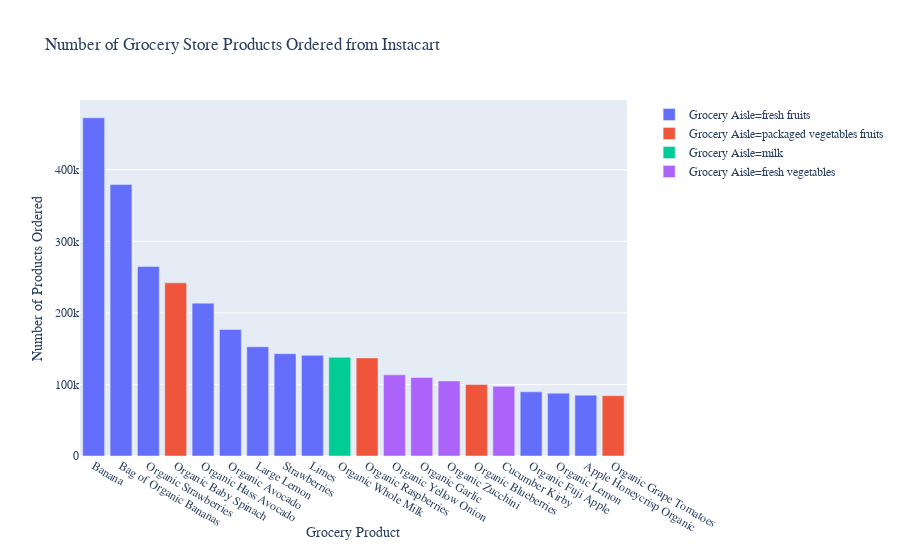

Write notebook code for a chart like this one.
### Markdown cell above
You can [stylize](https://plot.ly/python/axes/) your data visualizations in several ways including colors, fonts, sizes, spacing, text rotation, tick marks, etc.

Here, we'll change the font for the entire graph and the color of the tick mark labels:

### Code cell
# Change the font of the text
product_bar.update_layout(font = dict(family = "Rockwell"))

### Figure 1 — Plotly figure (JSON) as saved in the notebook; plotly's stock layout.template omitted (floating-point values rounded to 4 significant figures)
{"data": [{"alignmentgroup": "True", "hoverlabel": {"namelength": 0}, "hovertemplate": "<b>%{hovertext}</b><br><br>Grocery Aisle=fresh fruits<br>Grocery Product=%{x}<br>Number of Products Ordered=%{y}", "hovertext": [472565, 379450, 264683, 213584, 176815, 152657, 142951, 140627, 89632, 87746, 85020], "legendgroup": "Grocery Aisle=fresh fruits", "marker": {"color": "#636efa"}, "name": "Grocery Aisle=fresh fruits", "offsetgroup": "Grocery Aisle=fresh fruits", "orientation": "v", "showlegend": true, "textposition": "auto", "type": "bar", "x": ["Banana", "Bag of Organic Bananas", "Organic Strawberries", "Organic Hass Avocado", "Organic Avocado", "Large Lemon", "Strawberries", "Limes", "Organic Fuji Apple", "Organic Lemon", "Apple Honeycrisp Organic"], "xaxis": "x", "y": [472565, 379450, 264683, 213584, 176815, 152657, 142951, 140627, 89632, 87746, 85020], "yaxis": "y"}, {"alignmentgroup": "True", "hoverlabel": {"namelength": 0}, "hovertemplate": "<b>%{hovertext}</b><br><br>Grocery Aisle=packaged vegetables fruits<br>Grocery Product=%{x}<br>Number of Products Ordered=%{y}", "hovertext": [241921, 137057, 100060, 84255], "legendgroup": "Grocery Aisle=packaged vegetables fruits", "marker": {"color": "#EF553B"}, "name": "Grocery Aisle=packaged vegetables fruits", "offsetgroup": "Grocery Aisle=packaged vegetables fruits", "orientation": "v", "showlegend": true, "textposition": "auto", "type": "bar", "x": ["Organic Baby Spinach", "Organic Raspberries", "Organic Blueberries", "Organic Grape Tomatoes"], "xaxis": "x", "y": [241921, 137057, 100060, 84255], "yaxis": "y"}, {"alignmentgroup": "True", "hoverlabel": {"namelength": 0}, "hovertemplate": "<b>%{hovertext}</b><br><br>Grocery Aisle=milk<br>Grocery Product=%{x}<br>Number of Products Ordered=%{y}", "hovertext": [137905], "legendgroup": "Grocery Aisle=milk", "marker": {"color": "#00cc96"}, "name": "Grocery Aisle=milk", "offsetgroup": "Grocery Aisle=milk", "orientation": "v", "showlegend": true, "textposition": "auto", "type": "bar", "x": ["Organic Whole Milk"], "xaxis": "x", "y": [137905], "yaxis": "y"}, {"alignmentgroup": "True", "hoverlabel": {"namelength": 0}, "hovertemplate": "<b>%{hovertext}</b><br><br>Grocery Aisle=fresh vegetables<br>Grocery Product=%{x}<br>Number of Products Ordered=%{y}", "hovertext": [113426, 109778, 104823, 97315], "legendgroup": "Grocery Aisle=fresh vegetables", "marker": {"color": "#ab63fa"}, "name": "Grocery Aisle=fresh vegetables", "offsetgroup": "Grocery Aisle=fresh vegetables", "orientation": "v", "showlegend": true, "textposition": "auto", "type": "bar", "x": ["Organic Yellow Onion", "Organic Garlic", "Organic Zucchini", "Cucumber Kirby"], "xaxis": "x", "y": [113426, 109778, 104823, 97315], "yaxis": "y"}], "layout": {"autosize": true, "barmode": "relative", "font": {"family": "Rockwell"}, "legend": {"tracegroupgap": 0}, "title": {"text": "Number of Grocery Store Products Ordered from Instacart"}, "xaxis": {"anchor": "y", "autorange": true, "categoryorder": "total descending", "domain": [0, 0.98], "range": [-0.5, 19.5], "title": {"text": "Grocery Product"}, "type": "category"}, "yaxis": {"anchor": "x", "autorange": true, "domain": [0, 1], "range": [0, 497400.0], "title": {"text": "Number of Products Ordered"}, "type": "linear"}}}
